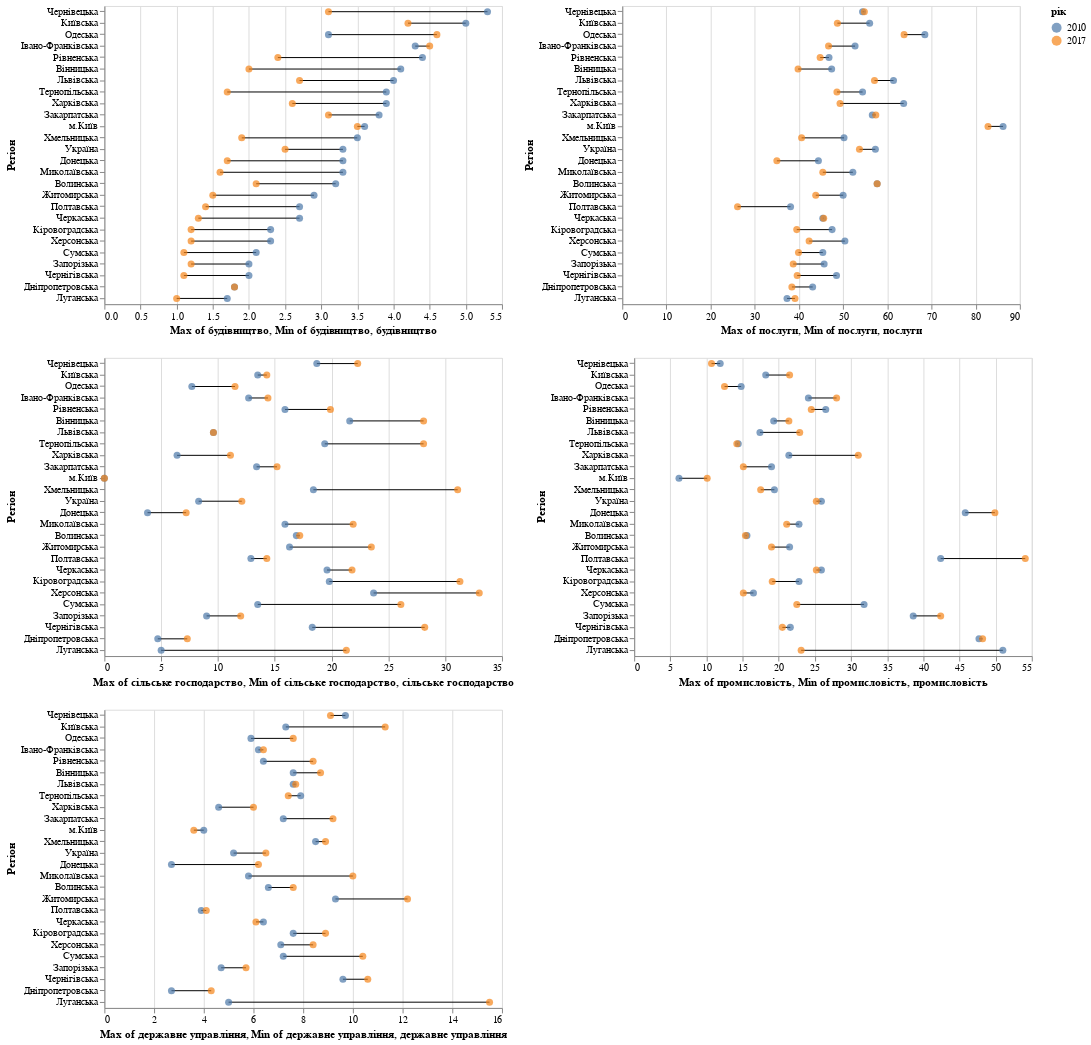

This figure's notebook cell:
### Code cell
alt.vconcat(alt.hconcat(chart3, chart4), alt.hconcat(chart1, chart2), chart5)

### Figure 1 — Vega-Lite specification as saved in the notebook (floating-point values rounded to 4 significant figures)
{"config": {"view": {"continuousWidth": 400, "continuousHeight": 300}}, "vconcat": [{"hconcat": [{"layer": [{"mark": "line", "encoding": {"x": {"type": "quantitative", "aggregate": "max", "field": "будівництво"}, "x2": {"aggregate": "min", "field": "будівництво"}, "y": {"type": "nominal", "field": "Регіон", "sort": {"field": "будівництво", "op": "max", "order": "descending"}}}}, {"mark": {"type": "circle", "size": 50}, "encoding": {"color": {"type": "nominal", "field": "рік"}, "tooltip": [{"type": "quantitative", "field": "будівництво"}], "x": {"type": "quantitative", "field": "будівництво"}, "y": {"type": "nominal", "field": "Регіон", "sort": {"field": "будівництво", "op": "max", "order": "descending"}}}}], "height": 300, "width": 400}, {"layer": [{"mark": "line", "encoding": {"x": {"type": "quantitative", "aggregate": "max", "field": "послуги"}, "x2": {"aggregate": "min", "field": "послуги"}, "y": {"type": "nominal", "field": "Регіон", "sort": {"field": "послуги", "op": "max", "order": "descending"}}}}, {"mark": {"type": "circle", "size": 50}, "encoding": {"color": {"type": "nominal", "field": "рік"}, "tooltip": [{"type": "quantitative", "field": "послуги"}], "x": {"type": "quantitative", "field": "послуги"}, "y": {"type": "nominal", "field": "Регіон", "sort": {"field": "послуги", "op": "max", "order": "descending"}}}}], "height": 300, "width": 400}]}, {"hconcat": [{"layer": [{"mark": "line", "encoding": {"x": {"type": "quantitative", "aggregate": "max", "field": "сільське господарство"}, "x2": {"aggregate": "min", "field": "сільське господарство"}, "y": {"type": "nominal", "field": "Регіон", "sort": {"field": "сільське господарство", "op": "max", "order": "descending"}}}}, {"mark": {"type": "circle", "size": 50}, "encoding": {"color": {"type": "nominal", "field": "рік"}, "tooltip": [{"type": "quantitative", "field": "сільське господарство"}], "x": {"type": "quantitative", "field": "сільське господарство"}, "y": {"type": "nominal", "field": "Регіон", "sort": {"field": "сільське господарство", "op": "max", "order": "descending"}}}}], "height": 300, "width": 400}, {"layer": [{"mark": "line", "encoding": {"x": {"type": "quantitative", "aggregate": "max", "field": "промисловість"}, "x2": {"aggregate": "min", "field": "промисловість"}, "y": {"type": "nominal", "field": "Регіон", "sort": {"field": "промисловість", "op": "max", "order": "descending"}}}}, {"mark": {"type": "circle", "size": 50}, "encoding": {"color": {"type": "nominal", "field": "рік"}, "tooltip": [{"type": "quantitative", "field": "промисловість"}], "x": {"type": "quantitative", "field": "промисловість"}, "y": {"type": "nominal", "field": "Регіон", "sort": {"field": "промисловість", "op": "max", "order": "descending"}}}}], "height": 300, "width": 400}]}, {"layer": [{"mark": "line", "encoding": {"x": {"type": "quantitative", "aggregate": "max", "field": "державне управління"}, "x2": {"aggregate": "min", "field": "державне управління"}, "y": {"type": "nominal", "field": "Регіон", "sort": {"field": "державне управління", "op": "max", "order": "descending"}}}}, {"mark": {"type": "circle", "size": 50}, "encoding": {"color": {"type": "nominal", "field": "рік"}, "tooltip": [{"type": "quantitative", "field": "державне управління"}], "x": {"type": "quantitative", "field": "державне управління"}, "y": {"type": "nominal", "field": "Регіон", "sort": {"field": "державне управління", "op": "max", "order": "descending"}}}}], "height": 300, "width": 400}], "data": {"name": "data-b019c85980460cb6d11b4b4f8f38a71c"}, "$schema": "https://vega.github.io/schema/vega-lite/v4.8.1.json", "datasets": {"data-b019c85980460cb6d11b4b4f8f38a71c": [{"Регіон": "Україна", "рік": 2010, "сільське господарство": 8.3, "промисловість": 25.9, "будівництво": 3.3, "послуги": 57.3, "державне управління": 5.2, "Unnamed: 7": null, "Unnamed: 8": null}, {"Регіон": "Україна", "рік": 2017, "сільське господарство": 12.1, "промисловість": 25.2, "будівництво": 2.5, "послуги": 53.7, "державне управління": 6.5, "Unnamed: 7": null, "Unnamed: 8": null}, {"Регіон": "Вінницька", "рік": 2010, "сільське господарство": 21.6, "промисловість": 19.3, "будівництво": 4.1, "послуги": 47.4, "державне управління": 7.6, "Unnamed: 7": null, "Unnamed: 8": null}, {"Регіон": "Вінницька", "рік": 2017, "сільське господарство": 28.1, "промисловість": 21.4, "будівництво": 2.0, "послуги": 39.8, "державне управління": 8.7, "Unnamed: 7": null, "Unnamed: 8": null}, {"Регіон": "Волинська", "рік": 2010, "сільське господарство": 16.9, "промисловість": 15.6, "будівництво": 3.2, "послуги": 57.7, "державне управління": 6.6, "Unnamed: 7": null, "Unnamed: 8": null}, {"Регіон": "Волинська", "рік": 2017, "сільське господарство": 17.2, "промисловість": 15.4, "будівництво": 2.1, "послуги": 57.7, "державне управління": 7.6, "Unnamed: 7": null, "Unnamed: 8": null}, {"Регіон": "Дніпропетровська", "рік": 2010, "сільське господарство": 4.7, "промисловість": 47.7, "будівництво": 1.8, "послуги": 43.1, "державне управління": 2.7, "Unnamed: 7": null, "Unnamed: 8": null}, {"Регіон": "Дніпропетровська", "рік": 2017, "сільське господарство": 7.3, "промисловість": 48.2, "будівництво": 1.8, "послуги": 38.4, "державне управління": 4.3, "Unnamed: 7": null, "Unnamed: 8": null}, {"Регіон": "Донецька", "рік": 2010, "сільське господарство": 3.8, "промисловість": 45.8, "будівництво": 3.3, "послуги": 44.4, "державне управління": 2.7, "Unnamed: 7": null, "Unnamed: 8": null}, {"Регіон": "Донецька", "рік": 2017, "сільське господарство": 7.2, "промисловість": 49.9, "будівництво": 1.7, "послуги": 35.0, "державне управління": 6.2, "Unnamed: 7": null, "Unnamed: 8": null}, {"Регіон": "Житомирська", "рік": 2010, "сільське господарство": 16.3, "промисловість": 21.5, "будівництво": 2.9, "послуги": 50.0, "державне управління": 9.3, "Unnamed: 7": null, "Unnamed: 8": null}, {"Регіон": "Житомирська", "рік": 2017, "сільське господарство": 23.5, "промисловість": 19.0, "будівництво": 1.5, "послуги": 43.8, "державне управління": 12.2, "Unnamed: 7": null, "Unnamed: 8": null}, {"Регіон": "Закарпатська", "рік": 2010, "сільське господарство": 13.4, "промисловість": 19.0, "будівництво": 3.8, "послуги": 56.6, "державне управління": 7.2, "Unnamed: 7": null, "Unnamed: 8": null}, {"Регіон": "Закарпатська", "рік": 2017, "сільське господарство": 15.2, "промисловість": 15.1, "будівництво": 3.1, "послуги": 57.4, "державне управління": 9.2, "Unnamed: 7": null, "Unnamed: 8": null}, {"Регіон": "Запорізька", "рік": 2010, "сільське господарство": 9.0, "промисловість": 38.6, "будівництво": 2.0, "послуги": 45.7, "державне управління": 4.7, "Unnamed: 7": null, "Unnamed: 8": null}, {"Регіон": "Запорізька", "рік": 2017, "сільське господарство": 12.0, "промисловість": 42.4, "будівництво": 1.2, "послуги": 38.7, "державне управління": 5.7, "Unnamed: 7": null, "Unnamed: 8": null}, {"Регіон": "Івано-Франківська", "рік": 2010, "сільське господарство": 12.7, "промисловість": 24.1, "будівництво": 4.3, "послуги": 52.7, "державне управління": 6.2, "Unnamed: 7": null, "Unnamed: 8": null}, {"Регіон": "Івано-Франківська", "рік": 2017, "сільське господарство": 14.4, "промисловість": 28.0, "будівництво": 4.5, "послуги": 46.7, "державне управління": 6.4, "Unnamed: 7": null, "Unnamed: 8": null}, {"Регіон": "Київська", "рік": 2010, "сільське господарство": 13.5, "промисловість": 18.2, "будівництво": 5.0, "послуги": 56.0, "державне управління": 7.3, "Unnamed: 7": null, "Unnamed: 8": null}, {"Регіон": "Київська", "рік": 2017, "сільське господарство": 14.3, "промисловість": 21.5, "будівництво": 4.2, "послуги": 48.7, "державне управління": 11.3, "Unnamed: 7": null, "Unnamed: 8": null}, {"Регіон": "Кіровоградська", "рік": 2010, "сільське господарство": 19.8, "промисловість": 22.8, "будівництво": 2.3, "послуги": 47.5, "державне управління": 7.6, "Unnamed: 7": null, "Unnamed: 8": null}, {"Регіон": "Кіровоградська", "рік": 2017, "сільське господарство": 31.3, "промисловість": 19.1, "будівництво": 1.2, "послуги": 39.5, "державне управління": 8.9, "Unnamed: 7": null, "Unnamed: 8": null}, {"Регіон": "Луганська", "рік": 2010, "сільське господарство": 5.0, "промисловість": 51.0, "будівництво": 1.7, "послуги": 37.3, "державне управління": 5.0, "Unnamed: 7": null, "Unnamed: 8": null}, {"Регіон": "Луганська", "рік": 2017, "сільське господарство": 21.3, "промисловість": 23.1, "будівництво": 1.0, "послуги": 39.1, "державне управління": 15.5, "Unnamed: 7": null, "Unnamed: 8": null}, {"Регіон": "Львівська", "рік": 2010, "сільське господарство": 9.6, "промисловість": 17.4, "будівництво": 4.0, "послуги": 61.4, "державне управління": 7.6, "Unnamed: 7": null, "Unnamed: 8": null}, {"Регіон": "Львівська", "рік": 2017, "сільське господарство": 9.6, "промисловість": 22.9, "будівництво": 2.7, "послуги": 57.1, "державне управління": 7.7, "Unnamed: 7": null, "Unnamed: 8": null}, {"Регіон": "Миколаївська", "рік": 2010, "сільське господарство": 15.9, "промисловість": 22.8, "будівництво": 3.3, "послуги": 52.2, "державне управління": 5.8, "Unnamed: 7": null, "Unnamed: 8": null}, {"Регіон": "Миколаївська", "рік": 2017, "сільське господарство": 21.9, "промисловість": 21.1, "будівництво": 1.6, "послуги": 45.4, "державне управління": 10.0, "Unnamed: 7": null, "Unnamed: 8": null}, {"Регіон": "Одеська", "рік": 2010, "сільське господарство": 7.7, "промисловість": 14.8, "будівництво": 3.1, "послуги": 68.5, "державне управління": 5.9, "Unnamed: 7": null, "Unnamed: 8": null}, {"Регіон": "Одеська", "рік": 2017, "сільське господарство": 11.5, "промисловість": 12.5, "будівництво": 4.6, "послуги": 63.8, "державне управління": 7.6, "Unnamed: 7": null, "Unnamed: 8": null}, {"Регіон": "Полтавська", "рік": 2010, "сільське господарство": 12.9, "промисловість": 42.4, "будівництво": 2.7, "послуги": 38.1, "державне управління": 3.9, "Unnamed: 7": null, "Unnamed: 8": null}, {"Регіон": "Полтавська", "рік": 2017, "сільське господарство": 14.3, "промисловість": 54.1, "будівництво": 1.4, "послуги": 26.1, "державне управління": 4.1, "Unnamed: 7": null, "Unnamed: 8": null}, {"Регіон": "Рівненська", "рік": 2010, "сільське господарство": 15.9, "промисловість": 26.5, "будівництво": 4.4, "послуги": 46.8, "державне управління": 6.4, "Unnamed: 7": null, "Unnamed: 8": null}, {"Регіон": "Рівненська", "рік": 2017, "сільське господарство": 19.9, "промисловість": 24.5, "будівництво": 2.4, "послуги": 44.8, "державне управління": 8.4, "Unnamed: 7": null, "Unnamed: 8": null}, {"Регіон": "Сумська", "рік": 2010, "сільське господарство": 13.5, "промисловість": 31.8, "будівництво": 2.1, "послуги": 45.4, "державне управління": 7.2, "Unnamed: 7": null, "Unnamed: 8": null}, {"Регіон": "Сумська", "рік": 2017, "сільське господарство": 26.1, "промисловість": 22.5, "будівництво": 1.1, "послуги": 39.9, "державне управління": 10.4, "Unnamed: 7": null, "Unnamed: 8": null}, {"Регіон": "Тернопільська", "рік": 2010, "сільське господарство": 19.4, "промисловість": 14.4, "будівництво": 3.9, "послуги": 54.4, "державне управління": 7.9, "Unnamed: 7": null, "Unnamed: 8": null}, {"Регіон": "Тернопільська", "рік": 2017, "сільське господарство": 28.1, "промисловість": 14.2, "будівництво": 1.7, "послуги": 48.6, "державне управління": 7.4, "Unnamed: 7": null, "Unnamed: 8": null}, {"Регіон": "Харківська", "рік": 2010, "сільське господарство": 6.4, "промисловість": 21.4, "будівництво": 3.9, "послуги": 63.7, "державне управління": 4.6, "Unnamed: 7": null, "Unnamed: 8": null}, {"Регіон": "Харківська", "рік": 2017, "сільське господарство": 11.1, "промисловість": 31.0, "будівництво": 2.6, "послуги": 49.3, "державне управління": 6.0, "Unnamed: 7": null, "Unnamed: 8": null}, {"Регіон": "Херсонська", "рік": 2010, "сільське господарство": 23.7, "промисловість": 16.5, "будівництво": 2.3, "послуги": 50.4, "державне управління": 7.1, "Unnamed: 7": null, "Unnamed: 8": null}, {"Регіон": "Херсонська", "рік": 2017, "сільське господарство": 33.0, "промисловість": 15.1, "будівництво": 1.2, "послуги": 42.3, "державне управління": 8.4, "Unnamed: 7": null, "Unnamed: 8": null}, {"Регіон": "Хмельницька", "рік": 2010, "сільське господарство": 18.4, "промисловість": 19.4, "будівництво": 3.5, "послуги": 50.2, "державне управління": 8.5, "Unnamed: 7": null, "Unnamed: 8": null}, {"Регіон": "Хмельницька", "рік": 2017, "сільське господарство": 31.1, "промисловість": 17.5, "будівництво": 1.9, "послуги": 40.6, "державне управління": 8.9, "Unnamed: 7": null, "Unnamed: 8": null}, {"Регіон": "Черкаська", "рік": 2010, "сільське господарство": 19.6, "промисловість": 25.9, "будівництво": 2.7, "послуги": 45.4, "державне управління": 6.4, "Unnamed: 7": null, "Unnamed: 8": null}, {"Регіон": "Черкаська", "рік": 2017, "сільське господарство": 21.8, "промисловість": 25.2, "будівництво": 1.3, "послуги": 45.6, "державне управління": 6.1, "Unnamed: 7": null, "Unnamed: 8": null}, {"Регіон": "Чернівецька", "рік": 2010, "сільське господарство": 18.7, "промисловість": 11.9, "будівництво": 5.3, "послуги": 54.4, "державне управління": 9.7, "Unnamed: 7": null, "Unnamed: 8": null}, {"Регіон": "Чернівецька", "рік": 2017, "сільське господарство": 22.3, "промисловість": 10.7, "будівництво": 3.1, "послуги": 54.8, "державне управління": 9.1, "Unnamed: 7": null, "Unnamed: 8": null}, {"Регіон": "Чернігівська", "рік": 2010, "сільське господарство": 18.3, "промисловість": 21.6, "будівництво": 2.0, "послуги": 48.5, "державне управління": 9.6, "Unnamed: 7": null, "Unnamed: 8": null}, {"Регіон": "Чернігівська", "рік": 2017, "сільське господарство": 28.2, "промисловість": 20.5, "будівництво": 1.1, "послуги": 39.6, "державне управління": 10.6, "Unnamed: 7": null, "Unnamed: 8": null}, {"Регіон": "м.Київ", "рік": 2010, "сільське господарство": 0.0, "промисловість": 6.2, "будівництво": 3.6, "послуги": 86.2, "державне управління": 4.0, "Unnamed: 7": null, "Unnamed: 8": null}, {"Регіон": "м.Київ", "рік": 2017, "сільське господарство": 0.0, "промисловість": 10.1, "будівництво": 3.5, "послуги": 82.8, "державне управління": 3.6, "Unnamed: 7": null, "Unnamed: 8": null}]}}
